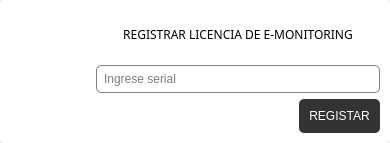
<?xml version="1.0" encoding="UTF-8"?>
<ui version="4.0">
 <class>Form</class>
 <widget class="QWidget" name="Form">
  <property name="geometry">
   <rect>
    <x>0</x>
    <y>0</y>
    <width>390</width>
    <height>143</height>
   </rect>
  </property>
  <property name="minimumSize">
   <size>
    <width>390</width>
    <height>0</height>
   </size>
  </property>
  <property name="maximumSize">
   <size>
    <width>465</width>
    <height>16777215</height>
   </size>
  </property>
  <property name="windowTitle">
   <string>Form</string>
  </property>
  <property name="styleSheet">
   <string notr="true">QFrame {
    border: none;
    outline: none;
}
</string>
  </property>
  <layout class="QHBoxLayout" name="horizontalLayout">
   <property name="spacing">
    <number>0</number>
   </property>
   <property name="leftMargin">
    <number>0</number>
   </property>
   <property name="topMargin">
    <number>0</number>
   </property>
   <property name="rightMargin">
    <number>0</number>
   </property>
   <property name="bottomMargin">
    <number>0</number>
   </property>
   <item>
    <widget class="QFrame" name="frame_licencia">
     <property name="styleSheet">
      <string notr="true">QFrame#frame_licencia {
    background-color: white;
    /*border: 1px solid #555555;*/
    border-radius: 5px;
    padding: 10px;
}</string>
     </property>
     <property name="frameShape">
      <enum>QFrame::StyledPanel</enum>
     </property>
     <property name="frameShadow">
      <enum>QFrame::Raised</enum>
     </property>
     <layout class="QVBoxLayout" name="verticalLayout">
      <property name="leftMargin">
       <number>0</number>
      </property>
      <property name="topMargin">
       <number>0</number>
      </property>
      <property name="rightMargin">
       <number>0</number>
      </property>
      <property name="bottomMargin">
       <number>0</number>
      </property>
      <item>
       <layout class="QGridLayout" name="gridLayout">
        <item row="0" column="0" rowspan="2">
         <widget class="QLabel" name="lb_logo_emonitoring">
          <property name="minimumSize">
           <size>
            <width>80</width>
            <height>80</height>
           </size>
          </property>
          <property name="maximumSize">
           <size>
            <width>80</width>
            <height>80</height>
           </size>
          </property>
          <property name="text">
           <string/>
          </property>
          <property name="scaledContents">
           <bool>true</bool>
          </property>
          <property name="alignment">
           <set>Qt::AlignCenter</set>
          </property>
         </widget>
        </item>
        <item row="0" column="1">
         <widget class="QLabel" name="label_3">
          <property name="minimumSize">
           <size>
            <width>260</width>
            <height>46</height>
           </size>
          </property>
          <property name="font">
           <font>
            <family>Helvetica,sans-serif</family>
            <pointsize>-1</pointsize>
           </font>
          </property>
          <property name="styleSheet">
           <string notr="true">QLabel {
    color: black;
    font-family: &quot;Helvetica&quot;, sans-serif;
    font-size: 12px;
    /*font-weight: bold;*/
    padding: 5px;
}</string>
          </property>
          <property name="text">
           <string>REGISTRAR LICENCIA DE E-MONITORING</string>
          </property>
          <property name="alignment">
           <set>Qt::AlignCenter</set>
          </property>
         </widget>
        </item>
        <item row="1" column="1">
         <widget class="QLineEdit" name="lb_serial">
          <property name="minimumSize">
           <size>
            <width>255</width>
            <height>0</height>
           </size>
          </property>
          <property name="styleSheet">
           <string notr="true">QLineEdit {
    color: black;
    background-color: white;
    border: 1px solid gray;
    border-radius: 5px;
    padding: 5px;
}

QLineEdit:hover {
    background-color: #F2F2F2;
}

QLineEdit:focus {
    background-color: #E5E5E5;
}</string>
          </property>
          <property name="placeholderText">
           <string>Ingrese serial</string>
          </property>
         </widget>
        </item>
       </layout>
      </item>
      <item>
       <layout class="QHBoxLayout" name="horizontalLayout_2">
        <item>
         <spacer name="horizontalSpacer_2">
          <property name="orientation">
           <enum>Qt::Horizontal</enum>
          </property>
          <property name="sizeHint" stdset="0">
           <size>
            <width>318</width>
            <height>10</height>
           </size>
          </property>
         </spacer>
        </item>
        <item>
         <widget class="QPushButton" name="btn_registrarSerial">
          <property name="styleSheet">
           <string notr="true">QPushButton {
    color: white;
    background-color: #333333;
    border: none;
    padding: 10px;
    border-radius: 5px;
}

QPushButton:hover {
    background-color: #555555;
}

QPushButton:pressed {
    background-color: #777777;
}</string>
          </property>
          <property name="text">
           <string>REGISTAR</string>
          </property>
         </widget>
        </item>
       </layout>
      </item>
     </layout>
    </widget>
   </item>
  </layout>
 </widget>
 <resources/>
 <connections/>
</ui>
